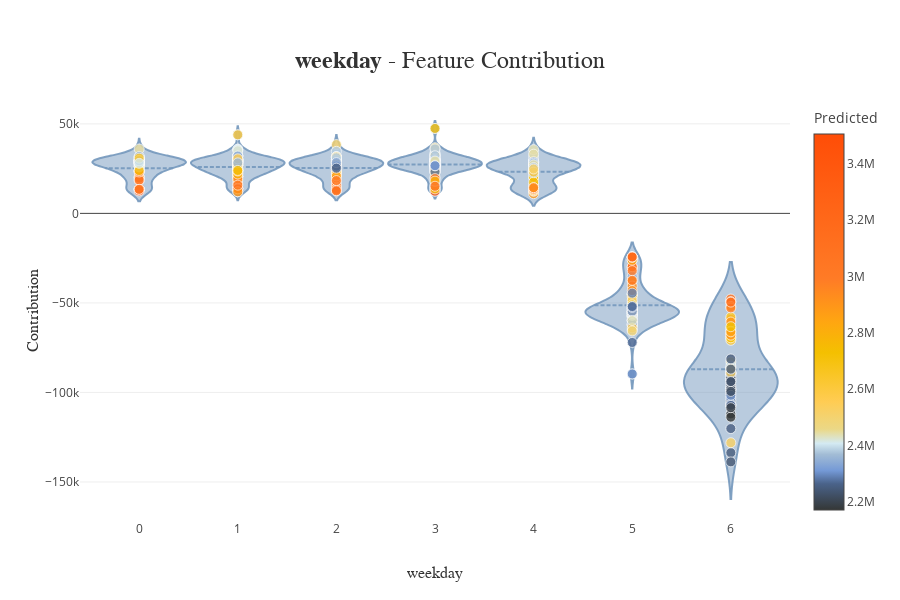

Notebook code for this chart:
### Code cell
xpl.plot.contribution_plot("weekday")

### Figure 1 — Plotly figure (JSON) as saved in the notebook; plotly's stock layout.template omitted (floating-point values rounded to 4 significant figures; data arrays with more than 128 entries replaced by an {"elided": "..."} marker saying what was removed)
{"data": [{"customdata": {"elided": "366 int values"}, "hovertemplate": "<b>%{hovertext}</b><br />weekday :<br />%{x}<br />Contribution: %{y:.4f}<extra></extra>", "hovertext": ["Id: 6<br />Predict: 2942882.0", "Id: 21<br />Predict: 2513709.0", "Id: 32<br />Predict: 2331039.0", "Id: 46<br />Predict: 2360582.0", "Id: 49<br />Predict: 3192385.0", "Id: 55<br />Predict: 2897669.0", "Id: 75<br />Predict: 2830481.0", "Id: 99<br />Predict: 2515388.0", "Id: 114<br />Predict: 2300705.0", "Id: 123<br />Predict: 3041529.0", "Id: 128<br />Predict: 2320279.0", "Id: 136<br />Predict: 2437264.0", "Id: 138<br />Predict: 3278222.0", "Id: 155<br />Predict: 2438503.0", "Id: 171<br />Predict: 3441068.0", "Id: 185<br />Predict: 2675875.0", "Id: 186<br />Predict: 2395350.0", "Id: 187<br />Predict: 3045908.0", "Id: 197<br />Predict: 2430141.0", "Id: 199<br />Predict: 2786270.0", "Id: 206<br />Predict: 2475423.0", "Id: 221<br />Predict: 2375463.0", "Id: 225<br />Predict: 2375641.0", "Id: 242<br />Predict: 2766910.0", "Id: 245<br />Predict: 2573500.0", "Id: 249<br />Predict: 2977522.0", "Id: 255<br />Predict: 2747809.0", "Id: 265<br />Predict: 2446219.0", "Id: 267<br />Predict: 2762423.0", "Id: 269<br />Predict: 2490962.0", "Id: 271<br />Predict: 2332645.0", "Id: 276<br />Predict: 2329790.0", "Id: 285<br />Predict: 2914701.0", "Id: 286<br />Predict: 3082917.0", "Id: 287<br />Predict: 2301409.0", "Id: 294<br />Predict: 2456945.0", "Id: 304<br />Predict: 2982749.0", "Id: 306<br />Predict: 3050205.0", "Id: 314<br />Predict: 2407761.0", "Id: 322<br />Predict: 2473436.0", "Id: 338<br />Predict: 2758430.0", "Id: 339<br />Predict: 2333708.0", "Id: 344<br />Predict: 2631279.0", "Id: 364<br />Predict: 2410118.0"], "line": {"color": "rgba(117, 152, 189, 0.9)"}, "marker": {"line": {"color": "white", "width": 0.8}, "opacity": 0.8, "size": 10}, "meanline": {"visible": true}, "scalemode": "count", "showlegend": false, "type": "violin", "x": [0, 0, 0, 0, 0, 0, 0, 0, 0, 0, 0, 0, 0, 0, 0, 0, 0, 0, 0, 0, 0, 0, 0, 0, 0, 0, 0, 0, 0, 0, 0, 0, 0, 0, 0, 0, 0, 0, 0, 0, 0, 0, 0, 0], "y": [20200.0, 30200.0, 29730.0, 26040.0, 13680.0, 13330.0, 20240.0, 28160.0, 23890.0, 18300.0, 29070.0, 31360.0, 13580.0, 28620.0, 12570.0, 29240.0, 27120.0, 13540.0, 30460.0, 23670.0, 31700.0, 29750.0, 27830.0, 27330.0, 29640.0, 19710.0, 26320.0, 35950.0, 28330.0, 28230.0, 31740.0, 28220.0, 23350.0, 18680.0, 29590.0, 28850.0, 23130.0, 13410.0, 25920.0, 29470.0, 23960.0, 29370.0, 30860.0, 27970.0]}, {"customdata": {"elided": "366 int values"}, "hovertemplate": "<b>%{hovertext}</b><br />weekday :<br />%{x}<br />Contribution: %{y:.4f}<extra></extra>", "hovertext": ["Id: 1<br />Predict: 2946393.0", "Id: 7<br />Predict: 2470812.0", "Id: 15<br />Predict: 2290969.0", "Id: 18<br />Predict: 2407432.0", "Id: 31<br />Predict: 2926423.0", "Id: 33<br />Predict: 2802102.0", "Id: 47<br />Predict: 2499893.0", "Id: 51<br />Predict: 3349409.0", "Id: 56<br />Predict: 2975703.0", "Id: 72<br />Predict: 2348742.0", "Id: 84<br />Predict: 2417351.0", "Id: 86<br />Predict: 2771406.0", "Id: 87<br />Predict: 2375044.0", "Id: 94<br />Predict: 2308977.0", "Id: 98<br />Predict: 3012898.0", "Id: 100<br />Predict: 2559123.0", "Id: 113<br />Predict: 2304033.0", "Id: 116<br />Predict: 2965919.0", "Id: 117<br />Predict: 2387554.0", "Id: 119<br />Predict: 3035899.0", "Id: 126<br />Predict: 2308779.0", "Id: 143<br />Predict: 2595656.0", "Id: 144<br />Predict: 2687768.0", "Id: 147<br />Predict: 2808569.0", "Id: 148<br />Predict: 2533652.0", "Id: 149<br />Predict: 2378661.0", "Id: 152<br />Predict: 2459137.0", "Id: 153<br />Predict: 2341656.0", "Id: 168<br />Predict: 3261205.0", "Id: 179<br />Predict: 2380997.0", "Id: 180<br />Predict: 2697186.0", "Id: 181<br />Predict: 2438508.0", "Id: 189<br />Predict: 2838040.0", "Id: 190<br />Predict: 2409433.0", "Id: 195<br />Predict: 2426875.0", "Id: 201<br />Predict: 3033884.0", "Id: 205<br />Predict: 2782580.0", "Id: 209<br />Predict: 2629233.0", "Id: 214<br />Predict: 2768917.0", "Id: 224<br />Predict: 2756486.0", "Id: 233<br />Predict: 3289971.0", "Id: 237<br />Predict: 2976867.0", "Id: 251<br />Predict: 2327923.0", "Id: 253<br />Predict: 2829894.0", "Id: 258<br />Predict: 2938005.0", "Id: 259<br />Predict: 2405422.0", "Id: 261<br />Predict: 2520303.0", "Id: 266<br />Predict: 2889300.0", "Id: 273<br />Predict: 2347140.0", "Id: 274<br />Predict: 2384781.0", "Id: 282<br />Predict: 2333489.0", "Id: 290<br />Predict: 2790179.0", "Id: 299<br />Predict: 2446166.0", "Id: 300<br />Predict: 2392767.0", "Id: 335<br />Predict: 2426434.0", "Id: 336<br />Predict: 2663606.0", "Id: 343<br />Predict: 2990953.0", "Id: 350<br />Predict: 2568396.0", "Id: 351<br />Predict: 2888565.0", "Id: 353<br />Predict: 2422262.0", "Id: 355<br />Predict: 2331130.0", "Id: 356<br />Predict: 2558565.0", "Id: 359<br />Predict: 2357265.0", "Id: 361<br />Predict: 2723023.0"], "line": {"color": "rgba(117, 152, 189, 0.9)"}, "marker": {"line": {"color": "white", "width": 0.8}, "opacity": 0.8, "size": 10}, "meanline": {"visible": true}, "scalemode": "count", "showlegend": false, "type": "violin", "x": [1, 1, 1, 1, 1, 1, 1, 1, 1, 1, 1, 1, 1, 1, 1, 1, 1, 1, 1, 1, 1, 1, 1, 1, 1, 1, 1, 1, 1, 1, 1, 1, 1, 1, 1, 1, 1, 1, 1, 1, 1, 1, 1, 1, 1, 1, 1, 1, 1, 1, 1, 1, 1, 1, 1, 1, 1, 1, 1, 1, 1, 1, 1, 1], "y": [24210.0, 31510.0, 26630.0, 26260.0, 20460.0, 18320.0, 28080.0, 13970.0, 23850.0, 26680.0, 32330.0, 23930.0, 29740.0, 30220.0, 20690.0, 32220.0, 24570.0, 25590.0, 35900.0, 16500.0, 22940.0, 43880.0, 28120.0, 23780.0, 28980.0, 32000.0, 29730.0, 28750.0, 14030.0, 26870.0, 28980.0, 27850.0, 22610.0, 35620.0, 29920.0, 13720.0, 21940.0, 30080.0, 20830.0, 24500.0, 13740.0, 20390.0, 27290.0, 25560.0, 19330.0, 29610.0, 26020.0, 12090.0, 29360.0, 30550.0, 30140.0, 22010.0, 28840.0, 28420.0, 25380.0, 28900.0, 15780.0, 27270.0, 23650.0, 34990.0, 32040.0, 30470.0, 28220.0, 24010.0]}, {"customdata": {"elided": "366 int values"}, "hovertemplate": "<b>%{hovertext}</b><br />weekday :<br />%{x}<br />Contribution: %{y:.4f}<extra></extra>", "hovertext": ["Id: 2<br />Predict: 2646386.0", "Id: 8<br />Predict: 2804499.0", "Id: 9<br />Predict: 2981113.0", "Id: 12<br />Predict: 2980427.0", "Id: 30<br />Predict: 2767303.0", "Id: 38<br />Predict: 3075581.0", "Id: 41<br />Predict: 2718271.0", "Id: 50<br />Predict: 3505651.0", "Id: 61<br />Predict: 2935150.0", "Id: 63<br />Predict: 2819266.0", "Id: 67<br />Predict: 2465236.0", "Id: 68<br />Predict: 2323537.0", "Id: 71<br />Predict: 2417868.0", "Id: 74<br />Predict: 2473063.0", "Id: 76<br />Predict: 2588489.0", "Id: 78<br />Predict: 2504473.0", "Id: 96<br />Predict: 2689468.0", "Id: 102<br />Predict: 2913701.0", "Id: 110<br />Predict: 2555469.0", "Id: 121<br />Predict: 2382329.0", "Id: 122<br />Predict: 2349986.0", "Id: 129<br />Predict: 2450542.0", "Id: 134<br />Predict: 2351810.0", "Id: 137<br />Predict: 2935570.0", "Id: 169<br />Predict: 2934512.0", "Id: 188<br />Predict: 2292445.0", "Id: 200<br />Predict: 2383668.0", "Id: 216<br />Predict: 3458946.0", "Id: 218<br />Predict: 2406967.0", "Id: 223<br />Predict: 2414814.0", "Id: 231<br />Predict: 2834977.0", "Id: 239<br />Predict: 2541733.0", "Id: 243<br />Predict: 2779997.0", "Id: 256<br />Predict: 2757853.0", "Id: 268<br />Predict: 2438861.0", "Id: 270<br />Predict: 2299303.0", "Id: 278<br />Predict: 2390760.0", "Id: 279<br />Predict: 3011713.0", "Id: 311<br />Predict: 2393973.0", "Id: 312<br />Predict: 2863235.0", "Id: 313<br />Predict: 2618672.0", "Id: 317<br />Predict: 2409363.0", "Id: 318<br />Predict: 2380007.0", "Id: 331<br />Predict: 3015862.0", "Id: 346<br />Predict: 2516483.0", "Id: 347<br />Predict: 2274468.0", "Id: 354<br />Predict: 2322958.0", "Id: 363<br />Predict: 2257660.0"], "line": {"color": "rgba(117, 152, 189, 0.9)"}, "marker": {"line": {"color": "white", "width": 0.8}, "opacity": 0.8, "size": 10}, "meanline": {"visible": true}, "scalemode": "count", "showlegend": false, "type": "violin", "x": [2, 2, 2, 2, 2, 2, 2, 2, 2, 2, 2, 2, 2, 2, 2, 2, 2, 2, 2, 2, 2, 2, 2, 2, 2, 2, 2, 2, 2, 2, 2, 2, 2, 2, 2, 2, 2, 2, 2, 2, 2, 2, 2, 2, 2, 2, 2, 2], "y": [29260.0, 23960.0, 14970.0, 17840.0, 21530.0, 15760.0, 26910.0, 12880.0, 23150.0, 24000.0, 29930.0, 28890.0, 29650.0, 28500.0, 28950.0, 38440.0, 28460.0, 13860.0, 31380.0, 34660.0, 31670.0, 27750.0, 31130.0, 19830.0, 21570.0, 24930.0, 26410.0, 13120.0, 28550.0, 26020.0, 22710.0, 29890.0, 24370.0, 23910.0, 27850.0, 25100.0, 31690.0, 12610.0, 25570.0, 20890.0, 31520.0, 29980.0, 31030.0, 18330.0, 27630.0, 26450.0, 28380.0, 25270.0]}, {"customdata": {"elided": "366 int values"}, "hovertemplate": "<b>%{hovertext}</b><br />weekday :<br />%{x}<br />Contribution: %{y:.4f}<extra></extra>", "hovertext": ["Id: 17<br />Predict: 2361098.0", "Id: 19<br />Predict: 2756988.0", "Id: 22<br />Predict: 2725719.0", "Id: 23<br />Predict: 2403590.0", "Id: 34<br />Predict: 2363459.0", "Id: 42<br />Predict: 2340797.0", "Id: 43<br />Predict: 2795593.0", "Id: 45<br />Predict: 2420711.0", "Id: 53<br />Predict: 2698428.0", "Id: 57<br />Predict: 2330030.0", "Id: 60<br />Predict: 2343904.0", "Id: 62<br />Predict: 3431947.0", "Id: 64<br />Predict: 2533584.0", "Id: 80<br />Predict: 2664811.0", "Id: 83<br />Predict: 2472314.0", "Id: 92<br />Predict: 2376491.0", "Id: 93<br />Predict: 2345929.0", "Id: 108<br />Predict: 2676717.0", "Id: 111<br />Predict: 2500637.0", "Id: 112<br />Predict: 2466759.0", "Id: 130<br />Predict: 2851071.0", "Id: 132<br />Predict: 2477961.0", "Id: 139<br />Predict: 2422713.0", "Id: 157<br />Predict: 2256041.0", "Id: 166<br />Predict: 2456964.0", "Id: 167<br />Predict: 2307030.0", "Id: 173<br />Predict: 2897348.0", "Id: 174<br />Predict: 2691782.0", "Id: 175<br />Predict: 2435177.0", "Id: 196<br />Predict: 2721470.0", "Id: 207<br />Predict: 2546690.0", "Id: 211<br />Predict: 2274303.0", "Id: 213<br />Predict: 2379233.0", "Id: 215<br />Predict: 3003693.0", "Id: 220<br />Predict: 2404164.0", "Id: 222<br />Predict: 2542300.0", "Id: 236<br />Predict: 2345744.0", "Id: 247<br />Predict: 2794373.0", "Id: 252<br />Predict: 2378115.0", "Id: 284<br />Predict: 2657213.0", "Id: 292<br />Predict: 2387143.0", "Id: 296<br />Predict: 2441893.0", "Id: 323<br />Predict: 2273471.0", "Id: 328<br />Predict: 2312609.0", "Id: 345<br />Predict: 3081217.0"], "line": {"color": "rgba(117, 152, 189, 0.9)"}, "marker": {"line": {"color": "white", "width": 0.8}, "opacity": 0.8, "size": 10}, "meanline": {"visible": true}, "scalemode": "count", "showlegend": false, "type": "violin", "x": [3, 3, 3, 3, 3, 3, 3, 3, 3, 3, 3, 3, 3, 3, 3, 3, 3, 3, 3, 3, 3, 3, 3, 3, 3, 3, 3, 3, 3, 3, 3, 3, 3, 3, 3, 3, 3, 3, 3, 3, 3, 3, 3, 3, 3], "y": [33690.0, 27640.0, 29260.0, 33080.0, 30280.0, 24460.0, 23740.0, 28560.0, 47450.0, 31780.0, 31460.0, 12420.0, 25350.0, 27970.0, 36650.0, 24920.0, 30680.0, 26510.0, 32570.0, 29960.0, 22900.0, 28510.0, 25790.0, 25770.0, 30100.0, 30170.0, 20240.0, 13680.0, 27000.0, 22960.0, 24550.0, 23300.0, 36020.0, 19430.0, 29800.0, 27000.0, 28790.0, 18030.0, 32190.0, 27090.0, 26990.0, 29230.0, 26560.0, 26640.0, 15150.0]}, {"customdata": {"elided": "366 int values"}, "hovertemplate": "<b>%{hovertext}</b><br />weekday :<br />%{x}<br />Contribution: %{y:.4f}<extra></extra>", "hovertext": ["Id: 14<br />Predict: 2379790.0", "Id: 26<br />Predict: 2366859.0", "Id: 28<br />Predict: 3075790.0", "Id: 65<br />Predict: 2371527.0", "Id: 79<br />Predict: 2434482.0", "Id: 105<br />Predict: 2582098.0", "Id: 107<br />Predict: 2381184.0", "Id: 131<br />Predict: 2622754.0", "Id: 142<br />Predict: 2884106.0", "Id: 150<br />Predict: 3043284.0", "Id: 154<br />Predict: 2813612.0", "Id: 160<br />Predict: 2377046.0", "Id: 162<br />Predict: 2376845.0", "Id: 164<br />Predict: 2431509.0", "Id: 172<br />Predict: 2311737.0", "Id: 183<br />Predict: 2422353.0", "Id: 217<br />Predict: 2729768.0", "Id: 232<br />Predict: 2437395.0", "Id: 240<br />Predict: 2508441.0", "Id: 246<br />Predict: 2763899.0", "Id: 248<br />Predict: 2418457.0", "Id: 257<br />Predict: 2386867.0", "Id: 260<br />Predict: 2738240.0", "Id: 281<br />Predict: 2304721.0", "Id: 289<br />Predict: 2368579.0", "Id: 291<br />Predict: 2397601.0", "Id: 297<br />Predict: 3000592.0", "Id: 301<br />Predict: 2386383.0", "Id: 307<br />Predict: 2442771.0", "Id: 320<br />Predict: 2749625.0", "Id: 324<br />Predict: 2310041.0", "Id: 325<br />Predict: 3042436.0", "Id: 327<br />Predict: 2308491.0", "Id: 329<br />Predict: 2378527.0", "Id: 330<br />Predict: 2984918.0", "Id: 334<br />Predict: 2439966.0", "Id: 340<br />Predict: 2369278.0", "Id: 342<br />Predict: 2600450.0", "Id: 349<br />Predict: 2920816.0", "Id: 357<br />Predict: 2514738.0"], "line": {"color": "rgba(117, 152, 189, 0.9)"}, "marker": {"line": {"color": "white", "width": 0.8}, "opacity": 0.8, "size": 10}, "meanline": {"visible": true}, "scalemode": "count", "showlegend": false, "type": "violin", "x": [4, 4, 4, 4, 4, 4, 4, 4, 4, 4, 4, 4, 4, 4, 4, 4, 4, 4, 4, 4, 4, 4, 4, 4, 4, 4, 4, 4, 4, 4, 4, 4, 4, 4, 4, 4, 4, 4, 4, 4], "y": [31070.0, 28140.0, 13880.0, 25060.0, 28920.0, 23140.0, 26050.0, 19780.0, 11020.0, 12370.0, 12580.0, 25720.0, 26010.0, 28940.0, 26330.0, 28300.0, 15820.0, 35590.0, 29150.0, 12880.0, 28490.0, 23560.0, 20440.0, 26500.0, 22290.0, 28110.0, 13320.0, 28510.0, 33070.0, 17430.0, 28760.0, 13690.0, 25640.0, 28090.0, 14390.0, 27120.0, 25550.0, 23080.0, 14340.0, 24790.0]}, {"customdata": {"elided": "366 int values"}, "hovertemplate": "<b>%{hovertext}</b><br />weekday :<br />%{x}<br />Contribution: %{y:.4f}<extra></extra>", "hovertext": ["Id: 0<br />Predict: 2789123.0", "Id: 4<br />Predict: 2261818.0", "Id: 5<br />Predict: 2273421.0", "Id: 10<br />Predict: 2966313.0", "Id: 11<br />Predict: 2259396.0", "Id: 13<br />Predict: 2280233.0", "Id: 16<br />Predict: 2751306.0", "Id: 20<br />Predict: 2469352.0", "Id: 24<br />Predict: 2263223.0", "Id: 37<br />Predict: 2284965.0", "Id: 39<br />Predict: 2704689.0", "Id: 48<br />Predict: 2259126.0", "Id: 52<br />Predict: 2265299.0", "Id: 54<br />Predict: 2272523.0", "Id: 58<br />Predict: 2297127.0", "Id: 59<br />Predict: 2463835.0", "Id: 69<br />Predict: 2445560.0", "Id: 77<br />Predict: 2226727.0", "Id: 81<br />Predict: 2351018.0", "Id: 82<br />Predict: 2800060.0", "Id: 90<br />Predict: 2241174.0", "Id: 91<br />Predict: 2363743.0", "Id: 95<br />Predict: 2992976.0", "Id: 97<br />Predict: 2712204.0", "Id: 101<br />Predict: 2497546.0", "Id: 103<br />Predict: 2664038.0", "Id: 104<br />Predict: 2299688.0", "Id: 106<br />Predict: 2210518.0", "Id: 115<br />Predict: 2244553.0", "Id: 120<br />Predict: 2755944.0", "Id: 125<br />Predict: 2285162.0", "Id: 133<br />Predict: 3137379.0", "Id: 141<br />Predict: 2841737.0", "Id: 145<br />Predict: 2301061.0", "Id: 146<br />Predict: 3262654.0", "Id: 151<br />Predict: 2544629.0", "Id: 159<br />Predict: 2340696.0", "Id: 161<br />Predict: 2301518.0", "Id: 176<br />Predict: 2255154.0", "Id: 177<br />Predict: 2317747.0", "Id: 178<br />Predict: 2397103.0", "Id: 184<br />Predict: 2302194.0", "Id: 193<br />Predict: 2236106.0", "Id: 202<br />Predict: 2923999.0", "Id: 203<br />Predict: 2835671.0", "Id: 208<br />Predict: 3033224.0", "Id: 210<br />Predict: 2524247.0", "Id: 212<br />Predict: 3189576.0", "Id: 226<br />Predict: 2698641.0", "Id: 230<br />Predict: 2397335.0", "Id: 238<br />Predict: 2270002.0", "Id: 241<br />Predict: 2262499.0", "Id: 244<br />Predict: 2552586.0", "Id: 263<br />Predict: 2381961.0", "Id: 264<br />Predict: 2422866.0", "Id: 275<br />Predict: 2272007.0", "Id: 280<br />Predict: 2315325.0", "Id: 288<br />Predict: 2277776.0", "Id: 302<br />Predict: 3030577.0", "Id: 305<br />Predict: 2925572.0", "Id: 308<br />Predict: 2573042.0", "Id: 309<br />Predict: 2487618.0", "Id: 310<br />Predict: 2289813.0", "Id: 319<br />Predict: 2310655.0", "Id: 332<br />Predict: 2295561.0", "Id: 341<br />Predict: 2270684.0", "Id: 348<br />Predict: 3032587.0", "Id: 352<br />Predict: 2433120.0"], "line": {"color": "rgba(117, 152, 189, 0.9)"}, "marker": {"line": {"color": "white", "width": 0.8}, "opacity": 0.8, "size": 10}, "meanline": {"visible": true}, "scalemode": "count", "showlegend": false, "type": "violin", "x": [5, 5, 5, 5, 5, 5, 5, 5, 5, 5, 5, 5, 5, 5, 5, 5, 5, 5, 5, 5, 5, 5, 5, 5, 5, 5, 5, 5, 5, 5, 5, 5, 5, 5, 5, 5, 5, 5, 5, 5, 5, 5, 5, 5, 5, 5, 5, 5, 5, 5, 5, 5, 5, 5, 5, 5, 5, 5, 5, 5, 5, 5, 5, 5, 5, 5, 5, 5], "y": [-45110.0, -50780.0, -52640.0, -30590.0, -49880.0, -60050.0, -45280.0, -62020.0, -59810.0, -56890.0, -51680.0, -53370.0, -57750.0, -55700.0, -51630.0, -53100.0, -55900.0, -56070.0, -35190.0, -37850.0, -57300.0, -65000.0, -29880.0, -44900.0, -62230.0, -55070.0, -53160.0, -59030.0, -57990.0, -46710.0, -51000.0, -29750.0, -26110.0, -56710.0, -24380.0, -57380.0, -62640.0, -89680.0, -59710.0, -54580.0, -53540.0, -61620.0, -54750.0, -40570.0, -45440.0, -24430.0, -48570.0, -24320.0, -51090.0, -56980.0, -72080.0, -55770.0, -63940.0, -55930.0, -55230.0, -51950.0, -55050.0, -54320.0, -31980.0, -43110.0, -54790.0, -65620.0, -44540.0, -54780.0, -52520.0, -52020.0, -37370.0, -59810.0]}, {"customdata": {"elided": "366 int values"}, "hovertemplate": "<b>%{hovertext}</b><br />weekday :<br />%{x}<br />Contribution: %{y:.4f}<extra></extra>", "hovertext": ["Id: 3<br />Predict: 2463652.0", "Id: 25<br />Predict: 3094601.0", "Id: 27<br />Predict: 2202292.0", "Id: 29<br />Predict: 2458701.0", "Id: 35<br />Predict: 2728649.0", "Id: 36<br />Predict: 2246806.0", "Id: 40<br />Predict: 2337562.0", "Id: 44<br />Predict: 3009976.0", "Id: 66<br />Predict: 2182080.0", "Id: 70<br />Predict: 2316616.0", "Id: 73<br />Predict: 2764916.0", "Id: 85<br />Predict: 2622084.0", "Id: 88<br />Predict: 2996704.0", "Id: 89<br />Predict: 2171690.0", "Id: 109<br />Predict: 2214166.0", "Id: 118<br />Predict: 2446633.0", "Id: 124<br />Predict: 2187572.0", "Id: 127<br />Predict: 2253811.0", "Id: 135<br />Predict: 2212641.0", "Id: 140<br />Predict: 2522822.0", "Id: 156<br />Predict: 2228978.0", "Id: 158<br />Predict: 2323683.0", "Id: 163<br />Predict: 3002048.0", "Id: 165<br />Predict: 2291434.0", "Id: 170<br />Predict: 2392063.0", "Id: 182<br />Predict: 2199350.0", "Id: 191<br />Predict: 2170452.0", "Id: 192<br />Predict: 2703200.0", "Id: 194<br />Predict: 2244482.0", "Id: 198<br />Predict: 2228506.0", "Id: 204<br />Predict: 2730412.0", "Id: 219<br />Predict: 2658494.0", "Id: 227<br />Predict: 2212778.0", "Id: 228<br />Predict: 2247710.0", "Id: 229<br />Predict: 2898350.0", "Id: 234<br />Predict: 2858230.0", "Id: 235<br />Predict: 2897636.0", "Id: 250<br />Predict: 2213794.0", "Id: 254<br />Predict: 2265150.0", "Id: 262<br />Predict: 2229236.0", "Id: 272<br />Predict: 2885523.0", "Id: 277<br />Predict: 2980079.0", "Id: 283<br />Predict: 2292849.0", "Id: 293<br />Predict: 2263934.0", "Id: 295<br />Predict: 2295575.0", "Id: 298<br />Predict: 2520624.0", "Id: 303<br />Predict: 2190432.0", "Id: 315<br />Predict: 2232621.0", "Id: 316<br />Predict: 2236730.0", "Id: 321<br />Predict: 3120543.0", "Id: 326<br />Predict: 2228378.0", "Id: 333<br />Predict: 2460559.0", "Id: 337<br />Predict: 2218337.0", "Id: 358<br />Predict: 2848346.0", "Id: 360<br />Predict: 2244482.0", "Id: 362<br />Predict: 2733068.0", "Id: 365<br />Predict: 2240845.0"], "line": {"color": "rgba(117, 152, 189, 0.9)"}, "marker": {"line": {"color": "white", "width": 0.8}, "opacity": 0.8, "size": 10}, "meanline": {"visible": true}, "scalemode": "count", "showlegend": false, "type": "violin", "x": [6, 6, 6, 6, 6, 6, 6, 6, 6, 6, 6, 6, 6, 6, 6, 6, 6, 6, 6, 6, 6, 6, 6, 6, 6, 6, 6, 6, 6, 6, 6, 6, 6, 6, 6, 6, 6, 6, 6, 6, 6, 6, 6, 6, 6, 6, 6, 6, 6, 6, 6, 6, 6, 6, 6, 6, 6], "y": [-86340.0, -47840.0, -98340.0, -89740.0, -69440.0, -133600.0, -92720.0, -59140.0, -104700.0, -103100.0, -64340.0, -70880.0, -49290.0, -90230.0, -96080.0, -82920.0, -112000.0, -120200.0, -89220.0, -128100.0, -92670.0, -107100.0, -49680.0, -106900.0, -85190.0, -89140.0, -113800.0, -69500.0, -97200.0, -98280.0, -67560.0, -57940.0, -91680.0, -88810.0, -68030.0, -51970.0, -60680.0, -98260.0, -89450.0, -100400.0, -65800.0, -52800.0, -106600.0, -107300.0, -101600.0, -88930.0, -108500.0, -94020.0, -138800.0, -49530.0, -93910.0, -86740.0, -99440.0, -66200.0, -81310.0, -63290.0, -86990.0]}, {"customdata": {"elided": "366 int values"}, "hovertemplate": "<b>%{hovertext}</b><br />weekday :<br />%{x}<br />Contribution: %{y:.4f}<extra></extra>", "hovertext": {"elided": "366 str values"}, "marker": {"color": {"elided": "366 int values"}, "coloraxis": "coloraxis", "line": {"color": "white", "width": 0.8}, "opacity": 0.8, "size": 10}, "mode": "markers", "showlegend": false, "type": "scatter", "x": {"elided": "366 int values"}, "y": {"elided": "366 float values"}}], "layout": {"coloraxis": {"colorbar": {"title": {"text": "Predicted"}}, "colorscale": [[0, "rgb(52, 55, 54)"], [0.06975, "rgb(74, 99, 138)"], [0.1045, "rgb(116, 153, 214)"], [0.1477, "rgb(162, 188, 213)"], [0.1771, "rgb(212, 234, 242)"], [0.2152, "rgb(235, 216, 134)"], [0.2884, "rgb(255, 204, 83)"], [0.4185, "rgb(244 ,192, 0)"], [0.5, "rgb(255, 166, 17)"], [0.6153, "rgb(255, 123, 38)"], [1, "rgb(255, 77, 7)"]]}, "height": 600, "hovermode": "closest", "title": {"font": {"color": "rgb(50, 50, 50)", "family": "Arial", "size": 24}, "text": "<b>weekday</b> - Feature Contribution", "x": 0.5, "xanchor": "center", "y": 0.9, "yanchor": "middle"}, "violingap": 0.05, "violingroupgap": 0, "violinmode": "overlay", "width": 900, "xaxis": {"automargin": true, "range": [-0.6, 6.6], "title": {"font": {"color": "rgb(50, 50, 50)", "family": "Arial Black", "size": 16}, "text": "weekday"}, "type": "category"}, "yaxis": {"automargin": true, "autorange": true, "range": [-171200.0, 63330.0], "title": {"font": {"color": "rgb(50, 50, 50)", "family": "Arial Black", "size": 16}, "text": "Contribution"}, "type": "linear"}}}
